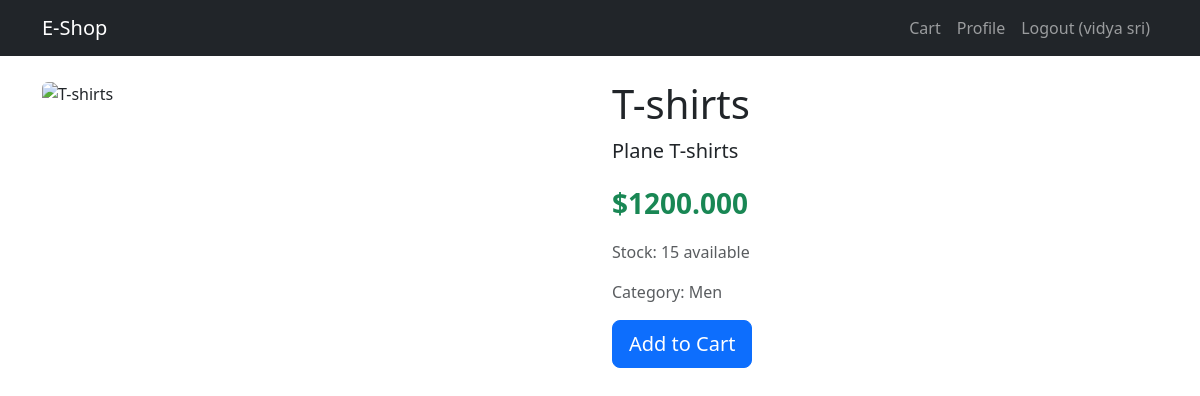
The page /1/ (signed in) on the database its author committed.
### users/models.py (models this page shows, shortened)
class CustomUser(AbstractUser):
    email = models.EmailField(unique=True)
    phone_number = models.CharField(max_length=15, blank=True, null=True)
    is_active = models.BooleanField(default=False)
    is_staff = models.BooleanField(default=False)
    date_joined = models.DateTimeField(default=timezone.now)
    address = models.TextField(blank=True)
    USERNAME_FIELD = "email"
    REQUIRED_FIELDS = []

### products/models.py (models this page shows, shortened)
class Product(models.Model):
    CATEGORY_CHOICES = [
        ('M','Men'),
        ('W','Women')
    ]
    name = models.CharField(max_length=255)
    description = models.TextField()
    price = models.DecimalField(max_digits=10, decimal_places=3)
    image = models.URLField(max_length=500, blank=True, null=True)  # Changed here
    stock = models.PositiveIntegerField(default=0)
    category = models.CharField(max_length=1, choices=CATEGORY_CHOICES, default='W')

### products/views.py (the view)
# urls.py: path('<int:pk>/', views.product_detail, name='product_detail'),
def product_detail(request, pk):
    product = get_object_or_404(Product, id=pk)
    return render(request, 'products/product_detail.html', {'product':product})

### templates/products/product_detail.html
{% extends 'base.html' %}
{% block content %}
<div class="row">
    <div class="col-md-6">
        {% if product.image %}
        <img src="{{ product.image }}" class="img-fluid rounded" alt="{{ product.name }}">
        {% endif %}
    </div>
    <div class="col-md-6">
        <h1>{{ product.name }}</h1>
        <p class="lead">{{ product.description }}</p>
        <p class="fs-3 fw-bold text-success">${{ product.price }}</p>
        <p class="text-muted">Stock: {{ product.stock }} available</p>
        <p class="text-muted">Category: {{ product.get_category_display }}</p>
        {% if user.is_authenticated %}
        <a href="{% url 'cart:add_to_cart' product.id %}" class="btn btn-primary btn-lg">Add to Cart</a>
        {% else %}
        <a href="{% url 'users:login' %}" class="btn btn-secondary btn-lg">Login to Buy</a>
        {% endif %}
    </div>
</div>
{% endblock %}

### templates/base.html (shortened to what this page needs)
<!DOCTYPE html>
<html lang="en">
<head>
    <link href="https://cdn.jsdelivr.net/npm/bootstrap@5.3.0/dist/css/bootstrap.min.css" rel="stylesheet">
</head>
<body>
    <nav class="navbar navbar-expand-lg navbar-dark bg-dark">
        <div class="container">
            <a class="navbar-brand" href="{% url 'products:product_list' %}">E-Shop</a>
            <div class="navbar-nav ms-auto">
                {% if user.is_authenticated %}
                    <a class="nav-link" href="{% url 'cart:view_cart' %}">Cart</a>
                    <a class="nav-link" href="{% url 'users:profile' %}">Profile</a>
                    <a class="nav-link" href="{% url 'users:logout' %}">Logout ({{ user.get_full_name }})</a>
                {% else %}
                    <a class="nav-link" href="{% url 'users:login' %}">Login</a>
                    <a class="nav-link" href="{% url 'users:register' %}">Register</a>
                {% endif %}
            </div>
        </div>
    </nav>
    <div class="container mt-4">
        {% block content %}{% endblock %}
    </div>
</body>
</html>

### rows shown on the page
CustomUser: get_full_name "vidya sri"
Product: name "T-shirts", description "Plane T-shirts", price "1200.000", stock "15", category "Men"
